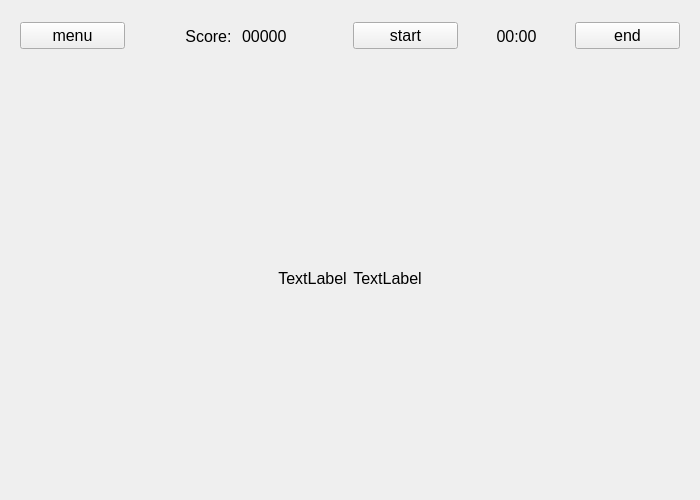
<?xml version="1.0" encoding="UTF-8"?>
<ui version="4.0">
 <class>Form</class>
 <widget class="QWidget" name="Form">
  <property name="geometry">
   <rect>
    <x>0</x>
    <y>0</y>
    <width>700</width>
    <height>500</height>
   </rect>
  </property>
  <property name="focusPolicy">
   <enum>Qt::StrongFocus</enum>
  </property>
  <property name="windowTitle">
   <string>Form</string>
  </property>
  <layout class="QVBoxLayout" name="verticalLayout">
   <item>
    <widget class="QWidget" name="widget_2" native="true">
     <property name="maximumSize">
      <size>
       <width>16777215</width>
       <height>50</height>
      </size>
     </property>
     <property name="font">
      <font>
       <pointsize>12</pointsize>
      </font>
     </property>
     <layout class="QHBoxLayout" name="horizontalLayout_2">
      <item>
       <widget class="QPushButton" name="start_menu_button">
        <property name="font">
         <font>
          <pointsize>12</pointsize>
         </font>
        </property>
        <property name="focusPolicy">
         <enum>Qt::NoFocus</enum>
        </property>
        <property name="text">
         <string>menu</string>
        </property>
       </widget>
      </item>
      <item>
       <widget class="QLabel" name="score_text">
        <property name="text">
         <string>Score: </string>
        </property>
        <property name="alignment">
         <set>Qt::AlignRight|Qt::AlignTrailing|Qt::AlignVCenter</set>
        </property>
       </widget>
      </item>
      <item>
       <widget class="QLabel" name="score_label">
        <property name="text">
         <string>00000</string>
        </property>
       </widget>
      </item>
      <item>
       <widget class="QPushButton" name="pushButton">
        <property name="font">
         <font>
          <pointsize>12</pointsize>
         </font>
        </property>
        <property name="focusPolicy">
         <enum>Qt::NoFocus</enum>
        </property>
        <property name="text">
         <string>start</string>
        </property>
       </widget>
      </item>
      <item>
       <widget class="QLabel" name="timer_label">
        <property name="font">
         <font>
          <pointsize>12</pointsize>
         </font>
        </property>
        <property name="text">
         <string>00:00</string>
        </property>
        <property name="alignment">
         <set>Qt::AlignCenter</set>
        </property>
       </widget>
      </item>
      <item>
       <widget class="QPushButton" name="end_button">
        <property name="focusPolicy">
         <enum>Qt::NoFocus</enum>
        </property>
        <property name="text">
         <string>end</string>
        </property>
       </widget>
      </item>
     </layout>
    </widget>
   </item>
   <item>
    <layout class="QHBoxLayout" name="horizontalLayout">
     <item>
      <spacer name="horizontalSpacer">
       <property name="orientation">
        <enum>Qt::Horizontal</enum>
       </property>
       <property name="sizeHint" stdset="0">
        <size>
         <width>40</width>
         <height>20</height>
        </size>
       </property>
      </spacer>
     </item>
     <item>
      <widget class="QLabel" name="prew">
       <property name="font">
        <font>
         <pointsize>12</pointsize>
        </font>
       </property>
       <property name="text">
        <string>TextLabel</string>
       </property>
       <property name="alignment">
        <set>Qt::AlignCenter</set>
       </property>
      </widget>
     </item>
     <item>
      <layout class="QHBoxLayout" name="horizontalLayout_3"/>
     </item>
     <item>
      <widget class="QLabel" name="next">
       <property name="font">
        <font>
         <pointsize>12</pointsize>
        </font>
       </property>
       <property name="text">
        <string>TextLabel</string>
       </property>
       <property name="alignment">
        <set>Qt::AlignCenter</set>
       </property>
      </widget>
     </item>
     <item>
      <spacer name="horizontalSpacer_2">
       <property name="orientation">
        <enum>Qt::Horizontal</enum>
       </property>
       <property name="sizeHint" stdset="0">
        <size>
         <width>40</width>
         <height>20</height>
        </size>
       </property>
      </spacer>
     </item>
    </layout>
   </item>
  </layout>
 </widget>
 <resources/>
 <connections/>
</ui>
